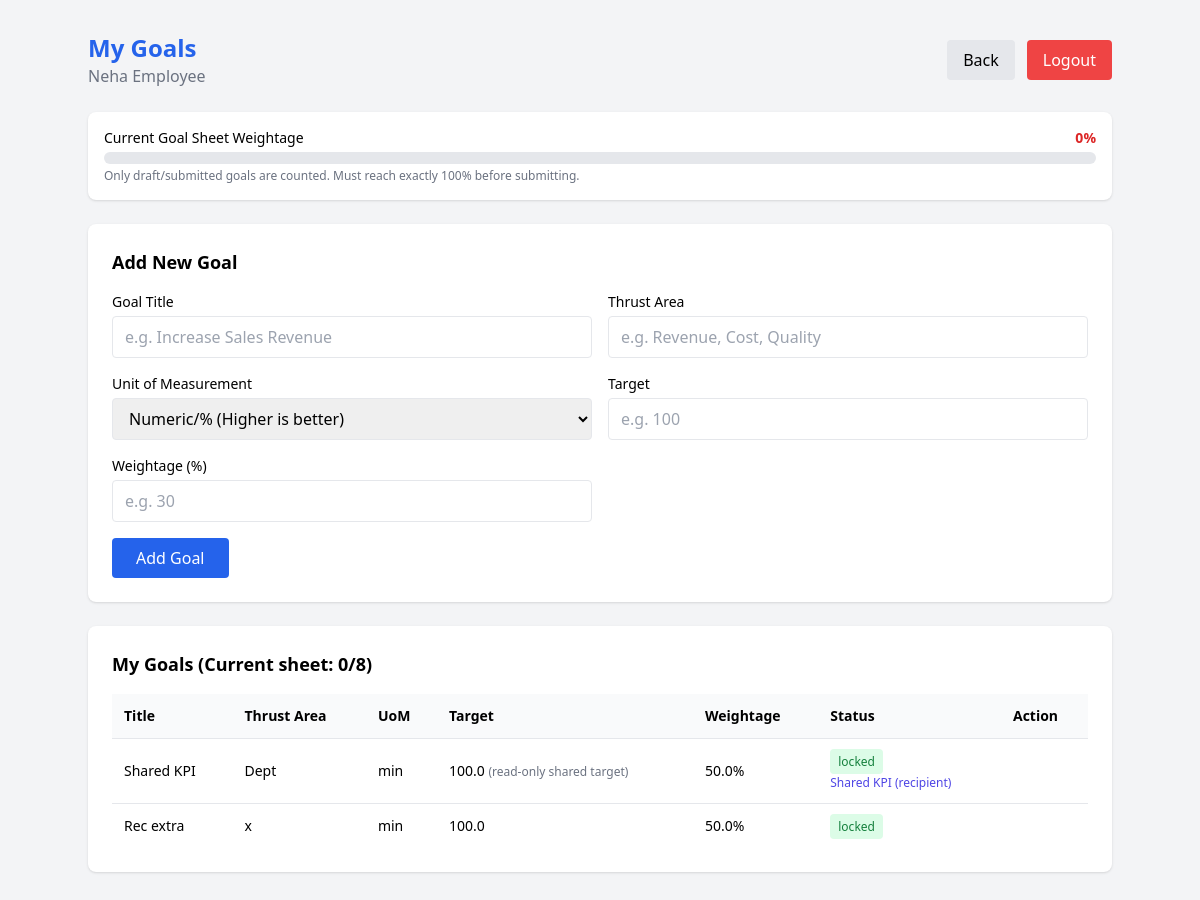
Page /employee/goals (signed in) on the committed database.
### app/models.py (models this page shows)
class User(Base):
    __tablename__ = "users"
    id = Column(Integer, primary_key=True, index=True)
    name = Column(String, nullable=False)
    email = Column(String, unique=True, nullable=False)
    password = Column(String, nullable=False)
    role = Column(String, nullable=False)  # employee / manager / admin
    manager_id = Column(Integer, ForeignKey("users.id"), nullable=True)
    manager = relationship("User", remote_side=[id], backref="team")
    goals = relationship("Goal", back_populates="employee")

class Goal(Base):
    __tablename__ = "goals"
    id = Column(Integer, primary_key=True, index=True)
    employee_id = Column(Integer, ForeignKey("users.id"), nullable=False)
    title = Column(String, nullable=False)
    thrust_area = Column(String, nullable=False)
    uom_type = Column(String, nullable=False)  # min / max / zero / timeline
    target = Column(Float, nullable=False)
    weightage = Column(Float, nullable=False)
    status = Column(String, default="draft")  # draft / submitted / approved / locked
    is_shared = Column(Boolean, default=False)
    parent_goal_id = Column(Integer, ForeignKey("goals.id"), nullable=True)
    created_at = Column(DateTime, default=datetime.utcnow)
    employee = relationship("User", back_populates="goals")
    achievements = relationship("Achievement", back_populates="goal")
    audit_logs = relationship("AuditLog", back_populates="goal")

### app/routes/employee.py (the view)
@router.get("/goals")
def view_goals(request: Request, user=Depends(require_employee), db: Session = Depends(get_db)):
    edit_goal_id = request.query_params.get("edit_goal_id")
    edit_goal = int(edit_goal_id) if edit_goal_id and edit_goal_id.isdigit() else None
    return render_goals_page(request, user, db, edit_goal_id=edit_goal)

### app/templates/employee/goals.html (shortened to what this page needs)
<!DOCTYPE html>
<html>
<head>
    <script src="https://cdn.tailwindcss.com"></script>
</head>
<body class="bg-gray-100 p-8">
<div class="max-w-5xl mx-auto">
    <div class="flex justify-between items-center mb-6">
        <div>
            <h1 class="text-2xl font-bold text-blue-600">My Goals</h1>
            <p class="text-gray-500">{{ user.name }}</p>
        </div>
        <div class="flex gap-3">
            <a href="/employee/dashboard" class="bg-gray-200 px-4 py-2 rounded">Back</a>
            <a href="/logout" class="bg-red-500 text-white px-4 py-2 rounded">Logout</a>
        </div>
    </div>
    <div class="bg-white rounded-lg shadow p-4 mb-6">
        <div class="flex justify-between mb-1">
            <span class="text-sm font-medium">Current Goal Sheet Weightage</span>
            <span class="text-sm font-bold {% if active_total_weightage == 100 %}text-green-600{% else %}text-red-600{% endif %}">
                {{ active_total_weightage }}%
            </span>
        </div>
        <div class="w-full bg-gray-200 rounded-full h-3">
        </div>
        <p class="text-xs text-gray-500 mt-1">Only draft/submitted goals are counted. Must reach exactly 100% before submitting.</p>
    </div>
    {% if can_add_goal %}
    <div class="bg-white rounded-lg shadow p-6 mb-6">
        <h2 class="text-lg font-semibold mb-4">
            {% if editable_goal %}Edit Goal{% else %}Add New Goal{% endif %}
        </h2>
        <form method="POST" action="{% if editable_goal %}/employee/goals/update/{{ editable_goal.id }}{% else %}/employee/goals/add{% endif %}">
            <div class="grid grid-cols-2 gap-4">
                <div>
                    <label class="block text-sm font-medium mb-1">Goal Title</label>
                    <input type="text" name="title" required
                        class="w-full border rounded px-3 py-2 focus:outline-none focus:ring-2 focus:ring-blue-500"
                        placeholder="e.g. Increase Sales Revenue"
                        value="{% if editable_goal %}{{ editable_goal.title }}{% endif %}">
                </div>
                <div>
                    <label class="block text-sm font-medium mb-1">Thrust Area</label>
                    <input type="text" name="thrust_area" required
                        class="w-full border rounded px-3 py-2 focus:outline-none focus:ring-2 focus:ring-blue-500"
                        placeholder="e.g. Revenue, Cost, Quality"
                        value="{% if editable_goal %}{{ editable_goal.thrust_area }}{% endif %}">
                </div>
                <div>
                    <label class="block text-sm font-medium mb-1">Unit of Measurement</label>
                    <select name="uom_type" class="w-full border rounded px-3 py-2">
                        <option value="min" {% if editable_goal and editable_goal.uom_type == 'min' %}selected{% endif %}>Numeric/% (Higher is better)</option>
                    </select>
                </div>
                <div>
                    <label class="block text-sm font-medium mb-1">Target</label>
                    <input type="number" name="target" step="0.01" required
                        class="w-full border rounded px-3 py-2 focus:outline-none focus:ring-2 focus:ring-blue-500"
                        placeholder="e.g. 100"
                        value="{% if editable_goal %}{{ editable_goal.target }}{% endif %}">
                </div>
                <div>
                    <label class="block text-sm font-medium mb-1">Weightage (%)</label>
                    <input type="number" name="weightage" min="10" max="100" required
                        class="w-full border rounded px-3 py-2 focus:outline-none focus:ring-2 focus:ring-blue-500"
                        placeholder="e.g. 30"
                        value="{% if editable_goal %}{{ editable_goal.weightage }}{% endif %}">
                </div>
            </div>
            <button type="submit" class="mt-4 bg-blue-600 text-white px-6 py-2 rounded hover:bg-blue-700">
                {% if editable_goal %}Save Changes{% else %}Add Goal{% endif %}
            </button>
        </form>
    </div>
    {% endif %}
    <div class="bg-white rounded-lg shadow p-6 mb-6">
        <h2 class="text-lg font-semibold mb-4">My Goals (Current sheet: {{ active_goals_count }}/8)</h2>
        {% if goals %}
        <table class="w-full text-sm">
            <thead>
                <tr class="bg-gray-50 text-left">
                    <th class="p-3">Title</th>
                    <th class="p-3">Thrust Area</th>
                    <th class="p-3">UoM</th>
                    <th class="p-3">Target</th>
                    <th class="p-3">Weightage</th>
                    <th class="p-3">Status</th>
                    <th class="p-3">Action</th>
                </tr>
            </thead>
            <tbody>
                {% for goal in goals %}
                <tr class="border-t">
                    <td class="p-3">{{ goal.title }}</td>
                    <td class="p-3">{{ goal.thrust_area }}</td>
                    <td class="p-3">{{ goal.uom_type }}</td>
                    <td class="p-3">
                        {{ goal.target }}
                        {% if goal.is_shared and goal.parent_goal_id %}
                        <span class="text-xs text-gray-500">(read-only shared target)</span>
                        {% endif %}
                    </td>
                    <td class="p-3">
                        {% if goal.is_shared and goal.parent_goal_id and goal.status == 'draft' and goal_setting_open %}
                        <form method="POST" action="/employee/goals/shared-weightage/{{ goal.id }}" class="flex items-center gap-2">
                            <input type="number" name="weightage" value="{{ goal.weightage }}" min="10" max="100" step="0.1"
                                class="w-20 border rounded px-2 py-1 text-xs">
                            <button type="submit" class="text-xs bg-blue-600 text-white px-2 py-1 rounded">Update</button>
                        </form>
                        {% else %}
                        {{ goal.weightage }}%
                        {% endif %}
                    </td>
                    <td class="p-3">
                        <span class="px-2 py-1 rounded text-xs font-medium
                            {% if goal.status == 'draft' %}bg-yellow-100 text-yellow-700
                            {% elif goal.status == 'submitted' %}bg-blue-100 text-blue-700
                            {% elif goal.status == 'locked' %}bg-green-100 text-green-700
                            {% endif %}">
                            {{ goal.status }}
                        </span>
                        {% if goal.is_shared %}
                        <p class="text-xs text-indigo-600 mt-1">
                            Shared KPI{% if goal.parent_goal_id %} (recipient){% else %} (primary owner){% endif %}
                        </p>
                        {% endif %}
                    </td>
                    <td class="p-3">
                    </td>
                </tr>
                {% endfor %}
            </tbody>
        </table>
        {% else %}
        <p class="text-gray-500 text-center py-4">No goals yet. Add your first goal above.</p>
        {% endif %}
    </div>
</div>
</body>
</html>

### rows in the picture
User: name "Neha Employee"
Goal: title "Shared KPI", thrust_area "Dept", uom_type "min", target "100.0", is_shared "(read-only shared target)", weightage "50.0", status "locked"
Goal: title "Rec extra", thrust_area "x", uom_type "min", target "100.0", weightage "50.0", status "locked"

### other values in the picture
{{ active_total_weightage }} "0"
{{ active_goals_count }} "0"
